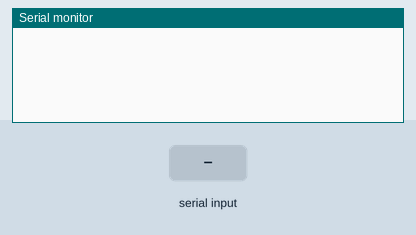
Simulated run of this sketch. Board: Arduino Uno, built with avr-gcc and run on an emulated ATmega328P. On the bench: the last lines printed to the serial monitor. The inputs (shaded band) are chosen by the test bench.

Above: at 1.3 s.
1.4 s: "S" received over the second serial link
At 2.9 s:
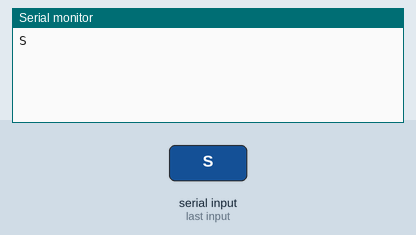
3.2 s: "C" received over the second serial link
At 4.3 s:
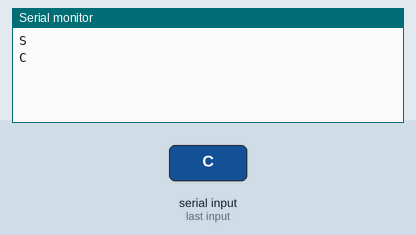
5.0 s: "G" received over the second serial link
At 5.7 s:
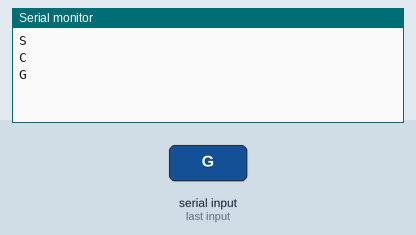
6.8 s: "N" received over the second serial link
At 8.2 s:
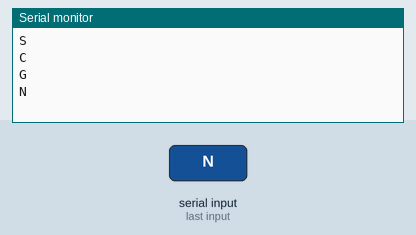
8.6 s: "Y" received over the second serial link
At 9.6 s:
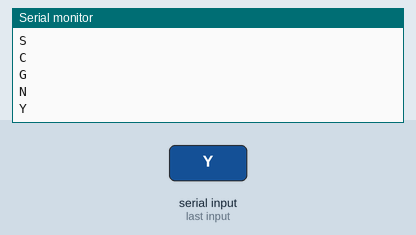
10.4 s: "I" received over the second serial link
At 12.2 s:
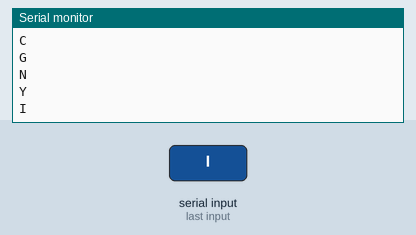

Measured:
- after the input at 1.4 s, the serial monitor: prints a new line after 0.35 s (image 1)
- after the input at 3.2 s, the serial monitor: prints a new line after 0.35 s (image 2)
- after the input at 5.0 s, the serial monitor: prints a new line after 0.35 s (image 3)
- after the input at 6.8 s, the serial monitor: prints a new line after 0.35 s (image 4)
- after the input at 8.6 s, the serial monitor: prints a new line after 0.35 s (image 5)
- after the input at 10.4 s, the serial monitor: prints a new line after 0.35 s (image 6)

The sketch:

TKRemote.ino
```cpp
#include <IRremote.h>
#include <SoftwareSerial.h>
#include <Wire.h>

IRsend irsend;
int bluetoothTx = 6;
int bluetoothRx = 7;
SoftwareSerial bluetooth(bluetoothTx, bluetoothRx);

void setup() {
  Serial.begin(9600);
  //Setup Bluetooth serial connection to android
  bluetooth.begin(115200);
  bluetooth.print("$$$");
  delay(100);
  bluetooth.println("U,9600,N");
  bluetooth.begin(9600);
}

void loop() {
  if(bluetooth.available())
  {
    char toSend = (char)bluetooth.read();

    if(toSend == 'S'){
      SBT();
    }

    if(toSend == 'C'){
      CN();
    }

    if(toSend == 'G'){
      GLOBO();
    }

    if(toSend == 'N'){
      NICK();
    }

    if(toSend == 'Y'){
      DISNEY();
    }

    if(toSend == 'I'){
      DISCOVERY();
    }

    if(toSend == 'T'){
      DISCTURBO();
    }

    if(toSend == 'E'){
      DISCSCIENCE();
    }

    if(toSend == 'L'){
      LigarDesligarTudo();
    }

    Serial.println(toSend);
  }
}

void DISCSCIENCE(){
  Oito();
  Cinco();
  OK();
}

void DISCTURBO(){
  Oito();
  Quatro();
  OK();
}

void DISCOVERY(){
  Oito();
  Um();
  OK();
}

void DISNEY(){
  Um();
  Zero();
  Dois();
}

void NICK(){
  Um();
  Zero();
  Dois();
}

void SBT(){
  Um();
  Sete();
  OK();
}

void GLOBO(){
  Um();
  Oito();
  OK();
}

void CN(){
  Um();
  Zero();
  Quatro();
}

void Zero(){
  irsend.sendNEC(0xE17A00FF, 32);
  delay(50);
}

void Um(){
  irsend.sendNEC(0xE17A807F, 32);
  delay(50);
}

void Dois(){
  irsend.sendNEC(0xE17A40BF, 32);
  delay(50);
}

void Tres(){
  irsend.sendNEC(0xE17AC03F, 32);
  delay(50);
}

void Quatro(){
  irsend.sendNEC(0xE17A20DF, 32);
  delay(50);
}

void Cinco(){
  irsend.sendNEC(0xE17AA05F, 32);
  delay(50);
}

void Seis(){
  irsend.sendNEC(0xE17A609F, 32);
  delay(50);
}

void Sete(){
  irsend.sendNEC(0xE17AE01F, 32);
  delay(50);
}

void Oito(){
  irsend.sendNEC(0xE17A10EF, 32);
  delay(50);
}

void Nove(){
  irsend.sendNEC(0xE17A906F, 32);
  delay(50);
}

void OK(){
  irsend.sendNEC(0xE17AA857, 32);
  delay(50);
}

void LigarDesligarTudo(){
  irsend.sendNEC(0xE17A48B7, 32);
  delay(50);
  irsend.sendNEC(0x34347887, 32);
  delay(50);
  irsend.sendNEC(0x1818D02F, 32);
  delay(50);
}
```
